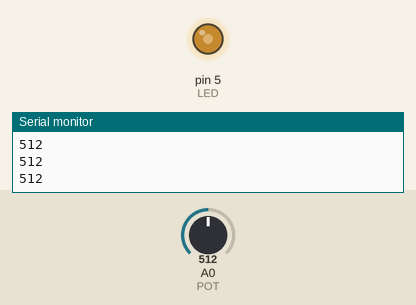
A sketch run on a simulated Arduino Uno, built with avr-gcc and run on an emulated ATmega328P. Parts: output pins drawn as LEDs (lit = HIGH), the last lines printed to the serial monitor. Inputs (shaded band) come from the test bench; at power-on: A0 (POT) = 512.

Above: at 1.3 s.
1.4 s: A0 (POT) set to 716
At 2.0 s:
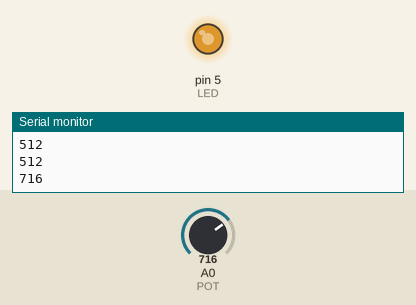
3.0 s: A0 (POT) set to 900
At 4.2 s:
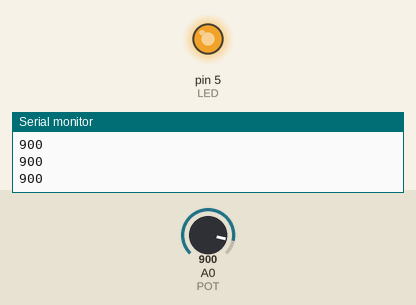
4.5 s: A0 (POT) set to 122
At 5.6 s:
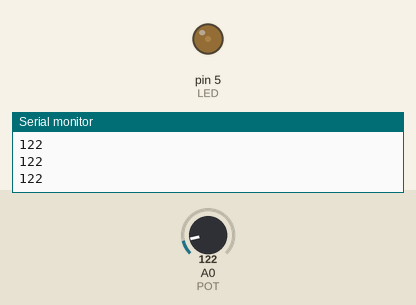
6.0 s: A0 (POT) set to 0
At 6.8 s:
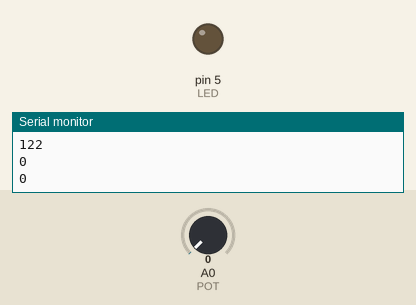
7.5 s: A0 (POT) set to 511
At 7.9 s:
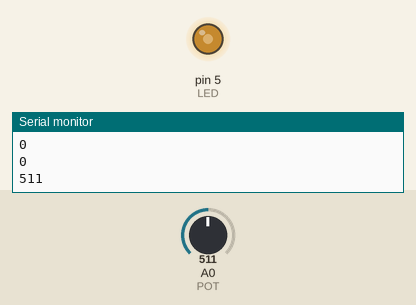
Timing chart, 0 to 10.0 s (numbered marks = the images above; inputs shaded):
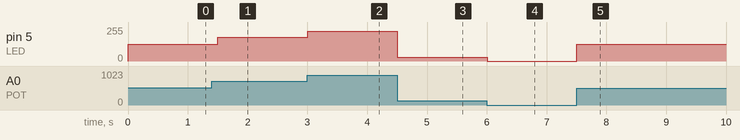

Measured:
- after the input at 1.4 s, pin 5 (LED): 127/255 → 178/255 after 0.10 s
- after the input at 3.0 s, pin 5 (LED): 178/255 → 224/255 at once
- after the input at 4.5 s, pin 5 (LED): 224/255 → 30/255 at once
- after the input at 6.0 s, pin 5 (LED): 30/255 → 0/255 at once
- after the input at 7.5 s, pin 5 (LED): 0/255 → 127/255 at once

The sketch:

sketch_apr06b.ino
```cpp
const int POT=A0;
const int LED=5;
int val;
void setup() {
  // put your setup code here, to run once:
  pinMode(POT, INPUT);
  pinMode(LED, OUTPUT);
  Serial.begin(9600);
}

void loop() {
  // put your main code here, to run repeatedly:
  val=analogRead(POT);
  analogWrite(LED, map(val, 0, 1023, 0, 255));
  Serial.println(val);
  delay(500);
}
```
